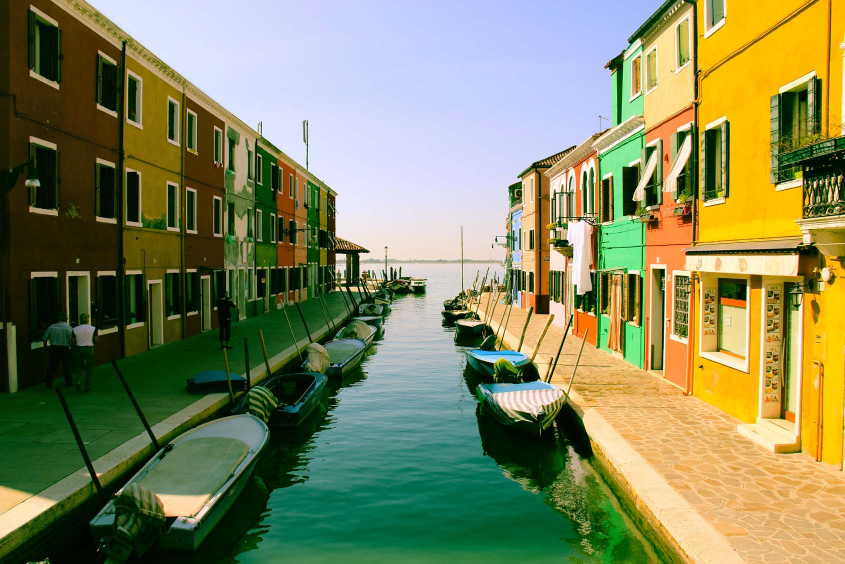
#> input picture back/uploads/20231206095827717_parallax1.jpg, 1690 x 1127 px (shown at 1/2 size); its folder holds only this picture in this run
$ python resize.py
#> lines starting #> are read from the running program, lines starting #| are printed output that depends on the picture
from PIL import Image
import os

# Directorio de entrada y salida
input_dir = "uploads"
output_dir = "uploads/thumbnails"

# Asegurarse de que el directorio de salida exista
if not os.path.exists(output_dir):
    os.makedirs(output_dir)

# Obtener una lista de todos los archivos en el directorio de entrada
files = os.listdir(input_dir)

# Tipos de archivos de imagen admitidos
supported_formats = (".jpg", ".jpeg", ".png", ".gif")

# Iterar sobre cada archivo en el directorio de entrada
for file in files:
    # Obtener la extensión del archivo
    _, ext = os.path.splitext(file)
    # Comprobar si el archivo es una imagen admitida
    if ext.lower() in supported_formats:
        # Abrir la imagen
        with Image.open(os.path.join(input_dir, file)) as img:
            # Calcular el nuevo tamaño con un 90% de reducción
#> img is the input picture: PIL image 1690x1127 RGB; mean R, G, B 130.3, 134.2, 93.3
            width, height = img.size
#> width = 1690; height = 1127
            new_width = int(width * 0.3)
#> new_width = 507
            new_height = int(height * 0.3)
#> new_height = 338
            # Redimensionar la imagen
            resized_img = img.resize((new_width, new_height))
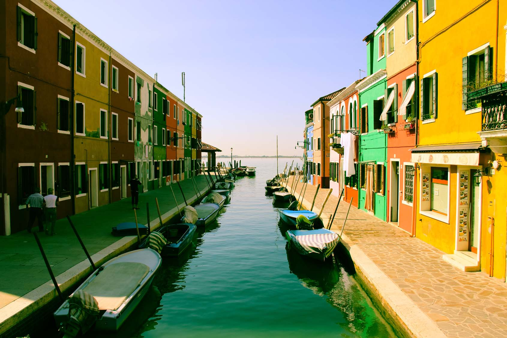
#> resized_img: PIL image 507x338 RGB; mean R, G, B 130.3, 134.2, 93.4
            # Guardar la imagen redimensionada en el directorio de salida
            resized_img.save(os.path.join(output_dir, "thumb_" + file))
            # Cerrar la imagen
            resized_img.close()
            # Imprimir un mensaje de confirmación
            print(f"Imagen redimensionada y guardada como: thumb_{file}")
